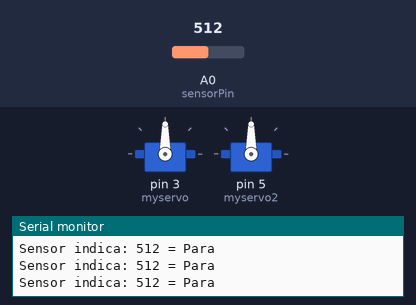
Simulated run of this sketch. Board: Arduino Uno, built with avr-gcc and run on an emulated ATmega328P. Parts: 2 × servo, the last lines printed to the serial monitor. The inputs (shaded band) are chosen by the test bench; at power-on: A0 (sensorPin) = 512.

Above: at 1.2 s.
1.3 s: A0 (sensorPin) set to 43
4.3 s: A0 (sensorPin) set to 37
At 5.3 s:
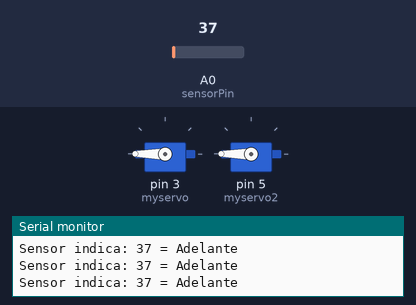
Timing chart, 0 to 7.3 s (numbered marks = the images above; inputs shaded):
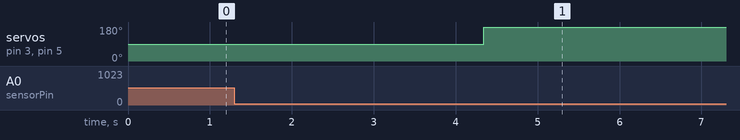

The sketch:

control_2_servo_con_IR.ino
```cpp
/*
Alexandre Filgueira Lago --> http://botybot.wordpress.com/
*-*-*-*-*-**-*-*-*-*-**-*-*-*-*-**-*-*-*-*-**-*-*-*-*-**-*-*-*-*-*
*/
#include <Servo.h>

Servo myservo;
Servo myservo2;
int pos = 0;    // variable to store the servo position

int sensorPin = 0; //pin analogico 0
int varSensor = 0;

void setup(){
  Serial.begin(9600);
    myservo.attach(3);  // attaches the servo on pin 3 to the servo object
    myservo2.attach(5);
}

void loop(){// no hay tiempos de espera para el servo...
  varSensor = analogRead(sensorPin);
  Serial.print("Sensor indica: ");
  Serial.print(varSensor);

  if(varSensor < 40){ //visualizando con el monitor serie se observa que el sensor detecta distancias superiores a 30cm, por ejemplo 40*5/1023=0.19V que equivale a x cm
    Serial.println(" = Adelante");
      myservo.attach(3);
      myservo2.attach(5);
     pos = 180 ;           // movimiento "adelante" rapido
      myservo.write(pos);
      myservo2.write(pos);


  }
  else{
    Serial.println(" = Para");
    myservo.detach();  // desconecta la salida de myservo
    myservo2.detach();
  }

}

//////////////////////
// si pos< 95 aprox giro atras
// si pos > 95 aprox giro adelante
// 0 <= pos <= 180


//////////////////
```

Measured:
- the behaviour switches between 40 and 39 on A0 (sensorPin) (found by bisection; images 0 and 1)
- after the input at 4.3 s, servo on pin 3 (myservo), servo on pin 5 (myservo2): 90° → 180° at once
